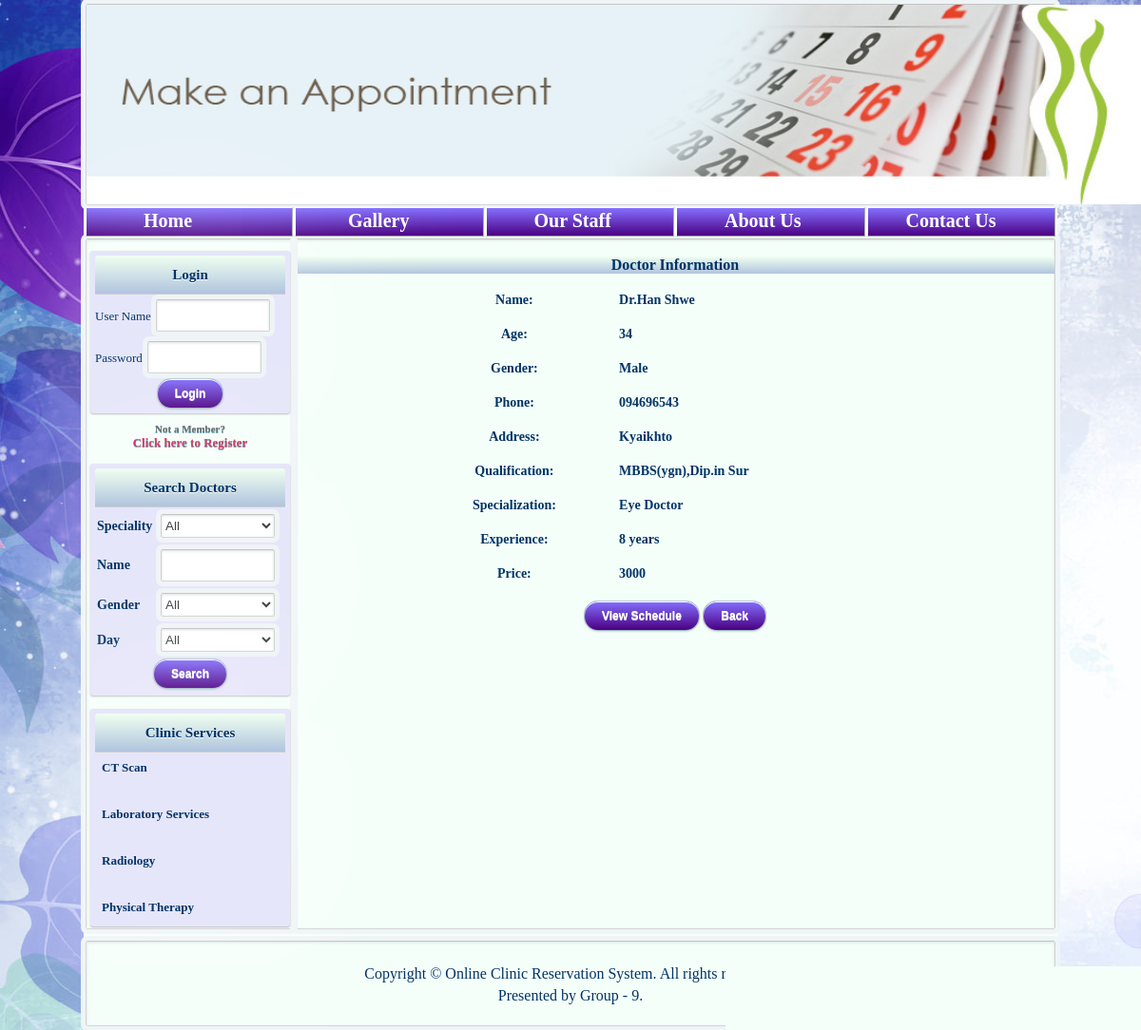
Page /memberViewDoctorDetail.php?doctorId=1 on the committed database.
### tables this page shows
CREATE TABLE `doctor` (
  `doctorId` int(11) NOT NULL AUTO_INCREMENT,
  `doctorName` varchar(30) NOT NULL,
  `doctorPwd` varchar(15) NOT NULL,
  `doctorAge` int(11) NOT NULL,
  `doctorGender` varchar(10) NOT NULL,
  `doctorPhone` varchar(12) NOT NULL,
  `doctorAddress` varchar(50) NOT NULL,
  `speciality` varchar(50) NOT NULL,
  `degree` varchar(50) NOT NULL,
  `experience` varchar(10) NOT NULL,
  `price` varchar(10) NOT NULL,
  PRIMARY KEY (`doctorId`)
);

### memberViewDoctorDetail.php (the view, shortened to what this page needs)
<?php
$query=$query="select * from doctor where doctorId='" . $_GET['doctorId'] . "'";
$result=mysql_query($query) or die(mysql_error());
$row = mysql_fetch_array($result)
?>
<html>
<head>
<link href="css/clinic.css" rel="stylesheet" type="text/css" />
</head>
<body id="bb" background="images/background/leafCircle.jpg">
  <table width="100%">
  	<tr>
  		<td width="8%"></td>
  		<td width="84%">
  			<table border="0" width="100%" style="background: #F5FFFA;">
 				<tr>
                  	<td colspan="5" class="borderStyle">
                  		<?php include $_SERVER['DOCUMENT_ROOT'] .'/clinicreservation/includes/header.php';?>
                  	</td>
              	</tr>
  				<tr>
             			<?php include $_SERVER['DOCUMENT_ROOT'] .'/clinicreservation/includes/menu.php';?>
              	</tr>
             	<tr>
                  <td valign="top" colspan="1" class="borderStyle" width="20%">
                  	 <?php
				  if(!isset($_SESSION['memberId'])){
				  ?>
                  	 <table width="100%" style="margin: 0px 0px 0px -3px">
						<tr>
							<td><?php include $_SERVER['DOCUMENT_ROOT'] .'/clinicreservation/includes/login.php';?></td>
						</tr>
					</table>
                  <?php
				  }
				  ?>
                      <table width="100%" style="margin: 0px 0px 0px -3px">
                          <tr>
                              <td><?php include $_SERVER['DOCUMENT_ROOT'] .'/clinicreservation/includes/search.php';?></td>
                          </tr>
                      </table>
                      <table width="100%" style="margin: 0px 0px 0px -3px">
                          <tr>
                              <td><?php include $_SERVER['DOCUMENT_ROOT'] .'/clinicreservation/includes/services.php';?></td>
                          </tr>
                      </table>
				</td>
                <td valign="top" colspan="4" class="borderStyle" style="font-family: Quicksand-Regular; font-size: 16px; color: #03637E;">
                <div align="center">
	<br>
	<h4 id="title">Doctor Information</h4>
	<br>
	<form action="memberViewDoctorSchedule.php" method="post">
		<table id="membersend1" >
			<tr>
				<td align="center">Name:</td>
				<td><?php echo $row["doctorName"]?></td>
			</tr>
			<tr>
				<td>&nbsp;</td>
			</tr>
			<tr>
				<td align="center">Age:</td>
                <td><?php echo $row["doctorAge"]?></td>
			</tr>
			<tr>
				<td>&nbsp;</td>
			</tr>
			<tr>
				<td align="center">Gender:</td>
                <td><?php echo $row["doctorGender"]?></td>
			</tr>
			<tr>
				<td>&nbsp;</td>
			</tr>
			<tr>
				<td align="center">Phone:</td>
                <td><?php echo $row["doctorPhone"]?></td>
			</tr>
			<tr>
				<td>&nbsp;</td>
			</tr>
			<tr>
				<td align="center">Address:</td>
                <td><?php echo $row["doctorAddress"]?></td>
			</tr>
			<tr>
				<td>&nbsp;</td>
			</tr>
            <tr>
				<td align="center">Qualification:</td>
                <td><?php echo $row["degree"]?></td>
			</tr>
			<tr>
				<td>&nbsp;</td>
			</tr>
            <tr>
				<td align="center">Specialization:</td>
                <td><?php echo $row["speciality"]?></td>
			</tr>
			<tr>
				<td>&nbsp;</td>
			</tr>
            <tr>
				<td align="center">Experience:</td>
                <td><?php echo $row["experience"]?></td>
			</tr>
			<tr>
				<td>&nbsp;</td>
			</tr>
            <tr>
				<td align="center">Price:</td>
                <td><?php echo $row["price"]?></td>
			</tr>
			<tr>
				<td>&nbsp;</td>
			</tr>
			<tr>
				<td align="center" colspan="2"><input type="submit" name="viewSchedule" value="View Schedule" /> <input type="submit" name="viewSchedule" value="Back" /></td>
			</tr>
		</table>
	</form>
</div>
				</td>
               </tr>
			   <tr>
					<td colspan="5"><?php include $_SERVER['DOCUMENT_ROOT'] .'/clinicreservation/includes/footer.php';?></td>
			   </tr>
		</table>
		</td>
		<td width="8%"></td>
	  </tr>
	</table>
</body>
</html>

### css/clinic.css (style rules this page uses)
* { padding: 0; margin: 0; }
#bb { background-position: top center; background-repeat: repeat-y; font-family: Quicksand-Regular; color: #003366; }
.borderStyle { margin: 1px; color: #404040; border: 1px solid; border-color: #c4c4c4 #d1d1d1 #d4d4d4; border-radius: 2px; outline: 5px solid #eff4f7; box-shadow: inset 0 1px 3px rgba(0, 0, 0, 0.12); }
input { font-family: 'Lucida Grande', Tahoma, Verdana, sans-serif; font-size: 14px; }
input[type=submit],input[type=reset] { padding: 0 18px; height: 30px; font-size: 12px; font-weight: bold; color: white; text-shadow: 0 1px #e3f1f1; background: #cde5ef; border: 1px solid; border-color: #b4ccce #b3c0c8 #9eb9c2; border-radius: 15px; outline: 0; box-sizing: content-box; background-image: linear-gradient(to bottom, #8470FF, #4B0082); box-shadow: inset 0 1px white, 0 1px 2px rgba(0, 0, 0, 0.15); }
#membersend1 { width: 70%; height: 100%; color: #003366; font-size: 14px; font-weight: bold; }
#title { color: #003366; text-align: center; background: linear-gradient(to bottom, #F0FFF0, #B0C4DE); }

### rows in the picture
doctor: doctorName "Dr.Han Shwe", doctorAge "34", doctorGender "Male", doctorPhone "094696543", doctorAddress "Kyaikhto", degree "MBBS(ygn),Dip.in Sur", speciality "Eye Doctor", experience "8 years", price "3000"
